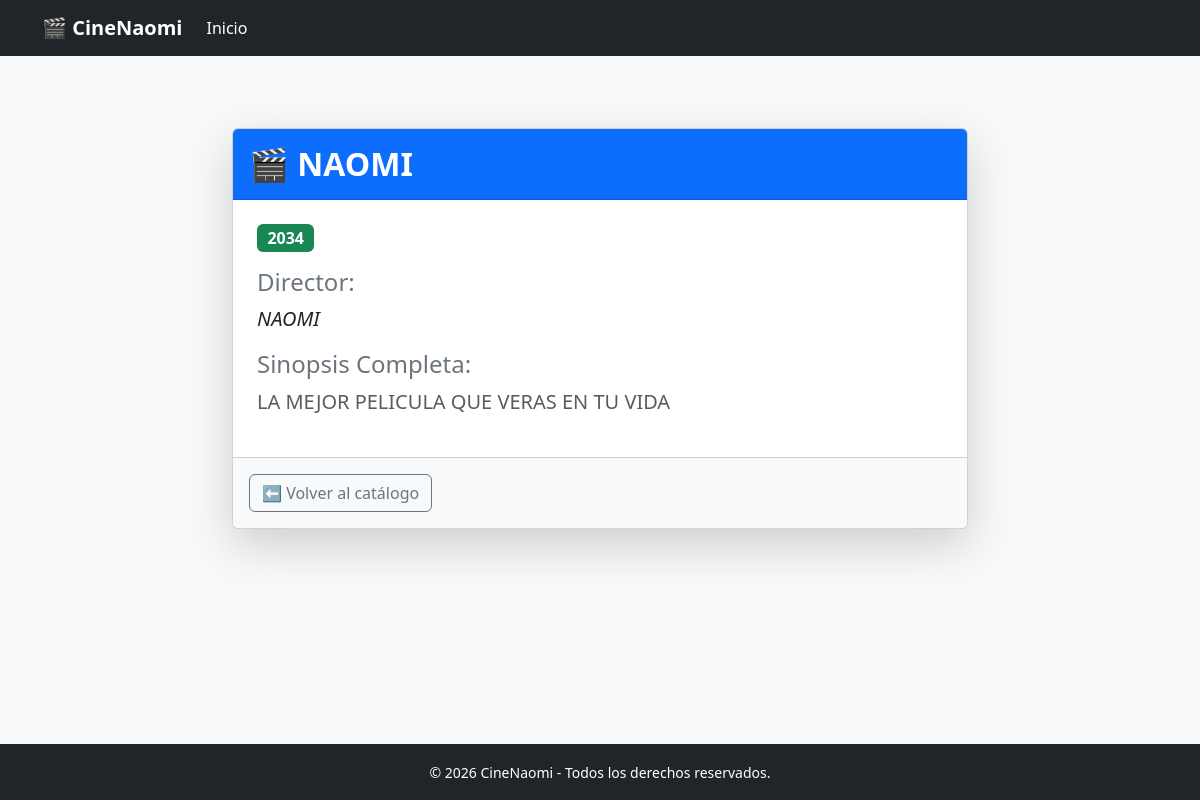
Screenshot of /pelicula/2/ with the database file from the repository.
### movies/models.py (models this page shows, shortened)
class Movie(models.Model):
    title = models.CharField(max_length=100)
    year = models.IntegerField()
    director= models.CharField(max_length=100 , null=True, blank=True)
    sinopsis= models.TextField(null=True, blank=True)

### movies/views.py (the view)
# urls.py: path('pelicula/<int:pk>/', views.pelicula_detalle, name='pelicula_detalle'),
def pelicula_detalle(request, pk):
    pelicula = get_object_or_404(Movie, pk=pk)
    return render(request, 'movies/detalles.html', {'movie': pelicula})

### movies/templates/movies/detalles.html (shortened to what this page needs)
{% extends "base.html" %}
{% block content %}
<div class="row justify-content-center mt-5">
    <div class="col-md-8">
        <div class="card shadow-lg">
            <div class="card-header bg-primary text-white py-3">
                <h2 class="mb-0 fw-bold">🎬 {{ movie.title }}</h2>
            </div>
            <div class="card-body p-4">
                <p class="mb-2">
                    <span class="badge bg-success fs-6">{{ movie.year }}</span>
                </p>
                <h4 class="text-secondary mt-3">Director:</h4>
                <p class="fs-5 text-dark"><em>{{ movie.director }}</em></p>
                <h4 class="text-secondary mt-3">Sinopsis Completa:</h4>
                <p class="fs-5 text-muted">
                    {{ movie.sinopsis|default:"No hay descripción disponible para esta película." }}
                </p>
            </div>
            <div class="card-footer bg-light d-flex justify-content-between py-3">
                <a href="{% url 'lista_movies' %}" class="btn btn-outline-secondary">
                    ⬅ Volver al catálogo
                </a>
            </div>
        </div>
    </div>
</div>
{% endblock %}

### movies/templates/base.html (style rules this page uses)
.sitio-web { min-height: 100vh; display: flex; flex-direction: column; }

### rows the page displays
Movie: title "NAOMI", year "2034", director "NAOMI", sinopsis "LA MEJOR PELICULA QUE VERAS EN TU VIDA"
